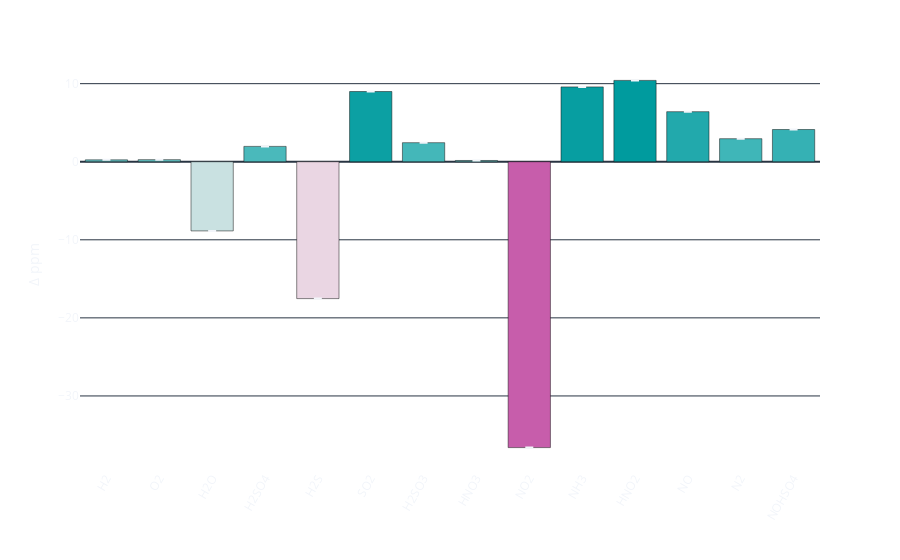

Notebook source saved alongside this figure:
### Code cell
import plotly.express as px

fig = px.bar(
    df_m,
    x="comps",
    y="values",
    error_y="variance",
    error_y_minus="variance_minus",
    labels={"comps": "", "values": "\u0394 ppm"},
    color="values",
    color_continuous_scale="tropic_r",
    hover_data={
        "values": False,
        "comps": False,
        "variance": False,
        "error": (":.2e", df_m["variance"]),
        "specie": df_m["comps"],
        "PPM": (":.1f", df_m["values"]),
    },
    # width=500,height=500
)
fig.update_layout(
    plot_bgcolor="rgba(0,0,0,0)",
    paper_bgcolor="rgba(0,0,0,0)",
    hovermode="closest",
    hoverlabel=dict(font_size=16),
    coloraxis_showscale=False,
)
fig.update_xaxes(showgrid=False, tickangle=-60, tickmode="linear")

### Figure 1 — Plotly figure (JSON) as saved in the notebook; plotly's stock layout.template omitted (floating-point values rounded to 4 significant figures)
{"data": [{"alignmentgroup": "True", "customdata": [[6.207e-06, 6.207e-06, "H2", 0.2426], [3.602e-06, 3.602e-06, "O2", 0.2677], [0.0001886, 0.0001886, "H2O", -8.861], [3.599e-05, 3.599e-05, "H2SO4", 1.967], [0.0001187, 0.0001187, "H2S", -17.53], [0.0001589, 0.0001589, "SO2", 8.993], [5.265e-05, 5.265e-05, "H2SO3", 2.444], [2.11e-06, 2.11e-06, "HNO3", 0.163], [0.0003783, 0.0003783, "NO2", -36.62], [0.0001035, 0.0001035, "NH3", 9.589], [0.0002168, 0.0002168, "HNO2", 10.42], [0.0002564, 0.0002564, "NO", 6.414], [4.081e-05, 4.081e-05, "N2", 2.953], [5.078e-05, 5.078e-05, "NOHSO4", 4.126]], "error_y": {"array": [6.207e-06, 3.602e-06, 0.0001886, 3.599e-05, 0.0001187, 0.0001589, 5.265e-05, 2.11e-06, 0.0003783, 0.0001035, 0.0002168, 0.0002564, 4.081e-05, 5.078e-05], "arrayminus": [-6.207e-06, -3.602e-06, -0.0001886, -3.599e-05, -0.0001187, -0.0001589, -5.265e-05, -2.11e-06, -0.0003783, -0.0001035, -0.0002168, -0.0002564, -4.081e-05, -5.078e-05]}, "hovertemplate": "error=%{customdata[1]:.2e}<br>specie=%{customdata[2]}<br>PPM=%{customdata[3]:.1f}<extra></extra>", "legendgroup": "", "marker": {"color": [0.2426, 0.2677, -8.861, 1.967, -17.53, 8.993, 2.444, 0.163, -36.62, 9.589, 10.42, 6.414, 2.953, 4.126], "coloraxis": "coloraxis", "pattern": {"shape": ""}}, "name": "", "offsetgroup": "", "orientation": "v", "showlegend": false, "textposition": "auto", "x": ["H2", "O2", "H2O", "H2SO4", "H2S", "SO2", "H2SO3", "HNO3", "NO2", "NH3", "HNO2", "NO", "N2", "NOHSO4"], "xaxis": "x", "y": [0.2426, 0.2677, -8.861, 1.967, -17.53, 8.993, 2.444, 0.163, -36.62, 9.589, 10.42, 6.414, 2.953, 4.126], "yaxis": "y", "type": "bar"}], "layout": {"xaxis": {"anchor": "y", "domain": [0.0, 1.0], "title": {"text": ""}, "showgrid": false, "tickangle": -60, "tickmode": "linear"}, "yaxis": {"anchor": "x", "domain": [0.0, 1.0], "title": {"text": "Δ ppm"}}, "coloraxis": {"colorbar": {"title": {"text": "Δ ppm"}}, "colorscale": [[0.0, "rgb(199, 93, 171)"], [0.1667, "rgb(214, 145, 193)"], [0.3333, "rgb(228, 193, 217)"], [0.5, "rgb(241, 241, 241)"], [0.6667, "rgb(167, 211, 212)"], [0.8333, "rgb(66, 183, 185)"], [1.0, "rgb(0, 155, 158)"]], "showscale": false}, "legend": {"tracegroupgap": 0}, "margin": {"t": 60}, "barmode": "relative", "hoverlabel": {"font": {"size": 16}}, "plot_bgcolor": "rgba(0,0,0,0)", "paper_bgcolor": "rgba(0,0,0,0)", "hovermode": "closest"}}
